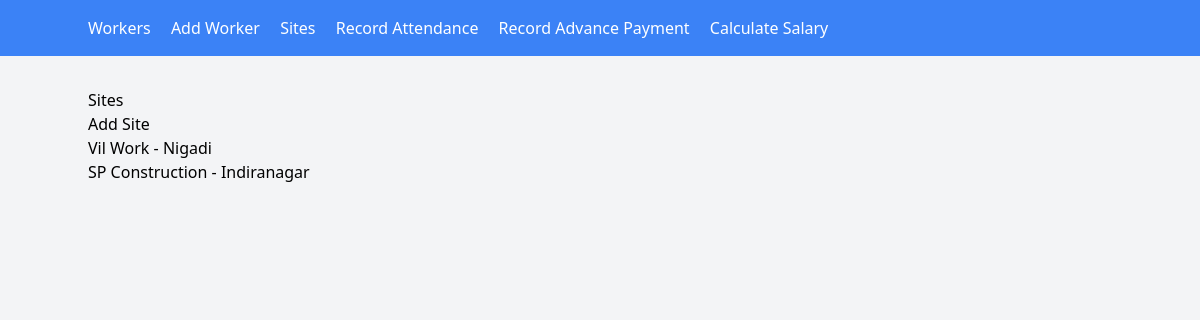
The app's page /sites/ with its own data.
### attendance/models.py (models this page shows, shortened)
class Site(models.Model):
    name = models.CharField(max_length=100)
    location = models.CharField(max_length=100)

### attendance/views.py (the view)
# urls.py: path('sites/', views.site_list, name='site_list'),
def site_list(request):
    sites = Site.objects.all()
    return render(request, 'attendance/site_list.html', {'sites': sites})

### attendance/templates/attendance/site_list.html (shortened to what this page needs)
{% extends "attendance/base.html" %}
{% block content%}
    <h1>Sites</h1>
    <a href="{% url 'add_site' %}">Add Site</a>
    <ul>
        {% for site in sites %}
            <li>{{ site.name }} - {{ site.location }}</li>
        {% endfor %}
    </ul>
{% endblock%}

### records on screen
Site: name "Vil Work", location "Nigadi"
Site: name "SP Construction", location "Indiranagar"
